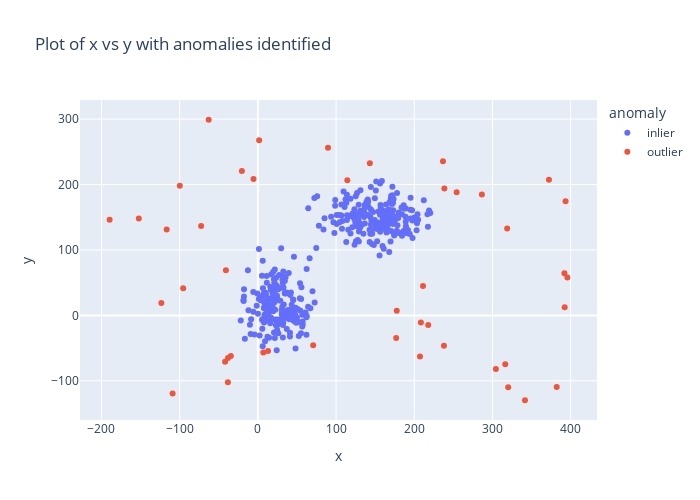

The code cell stored with this chart in its notebook:
### Code cell
#scatter plot x y with anomalies identified
fig = px.scatter(df,x='x',
                       y='y',color='anomaly', title='Plot of x vs y with anomalies identified')

fig.update_layout(
    autosize=False,
    width=700,
    height=500,)
fig.show()

### Figure 1 — Plotly figure (JSON) as saved in the notebook; plotly's stock layout.template omitted (floating-point values rounded to 4 significant figures; data arrays with more than 128 entries replaced by an {"elided": "..."} marker saying what was removed)
{"data": [{"hovertemplate": "anomaly=inlier<br>x=%{x}<br>y=%{y}<extra></extra>", "legendgroup": "inlier", "marker": {"color": "#636efa", "symbol": "circle"}, "mode": "markers", "name": "inlier", "orientation": "v", "showlegend": true, "type": "scatter", "x": {"elided": "405 float values"}, "xaxis": "x", "y": {"elided": "405 float values"}, "yaxis": "y"}, {"hovertemplate": "anomaly=outlier<br>x=%{x}<br>y=%{y}<extra></extra>", "legendgroup": "outlier", "marker": {"color": "#EF553B", "symbol": "circle"}, "mode": "markers", "name": "outlier", "orientation": "v", "showlegend": true, "type": "scatter", "x": [13.0, -41.93, 6.975, 70.72, -20.42, 1.626, -123.4, -5.578, -152.3, 208.5, -40.86, 177.6, 341.6, 320.2, 393.6, 392.4, 238.0, 236.7, 372.3, 286.5, -38.33, -116.6, -109.1, -34.54, 176.9, -189.6, 318.8, 143.2, 304.4, -72.6, 254.2, 395.9, 207.4, 89.7, 316.4, 217.9, -38.17, -99.83, 382.2, 211.2, 114.4, -62.92, -95.51, 392.1, 238.5], "xaxis": "x", "y": [-54.24, -71.04, -56.87, -45.47, 220.7, 267.7, 18.77, 208.4, 148.0, -10.83, 69.11, 7.054, -129.7, -109.8, 174.6, 12.41, -46.47, 235.6, 207.3, 184.6, -102.1, 131.3, -119.2, -62.01, -34.38, 146.2, 132.6, 232.6, -81.82, 136.7, 188.1, 57.89, -62.9, 256.3, -74.81, -14.83, -64.94, 198.3, -109.5, 44.79, 206.6, 299.0, 41.37, 64.27, 193.8], "yaxis": "y"}], "layout": {"autosize": false, "height": 500, "legend": {"title": {"text": "anomaly"}, "tracegroupgap": 0}, "title": {"text": "Plot of x vs y with anomalies identified"}, "width": 700, "xaxis": {"anchor": "y", "domain": [0, 1], "title": {"text": "x"}}, "yaxis": {"anchor": "x", "domain": [0, 1], "title": {"text": "y"}}}}
